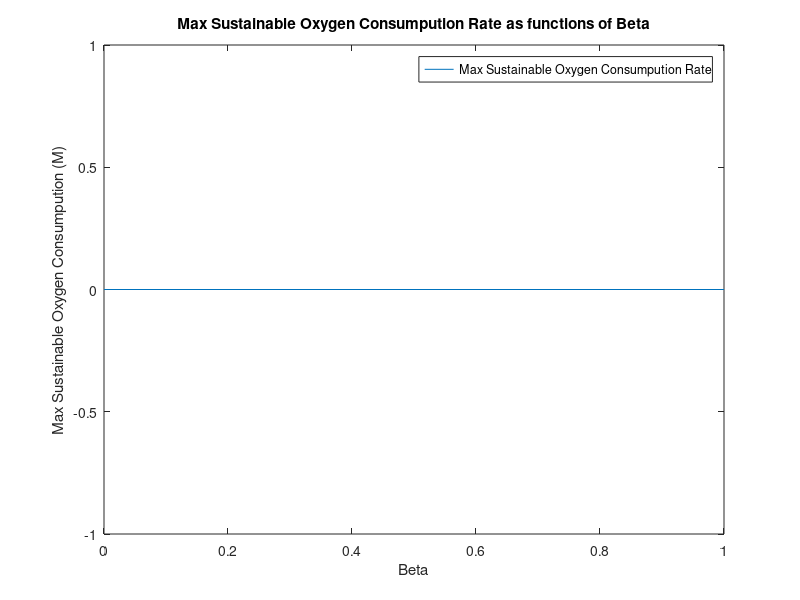

Here is the MATLAB script that generated this plot:
% Task4
clear all;
clf;
global Pstar cstar n maxcount M Q camax RT cI;

betas = [0:0.1:1];
max_M_values = zeros(1, length(betas));

for i=1:length(betas)
    beta=betas(i);
    M_low = 0;
    M_high = 1;

    while M_high - M_low > 0.001
        M = (M_low + M_high)/2;

        try
            setup_lung
            cvsolve
            outchecklung
            [PI, PAbar, Pabar, Pv] = lung(beta);
        catch
            M_high = M;
        end
    end

    max_M_values(i) = M_low;
end

figure;

plot(betas, max_M_values, 'DisplayName', 'Max Sustainable Oxygen Consumpution Rate');
xlabel('Beta');
ylabel('Max Sustainable Oxygen Consumpution (M)');
legend;
title('Max Sustainable Oxygen Consumpution Rate as functions of Beta');